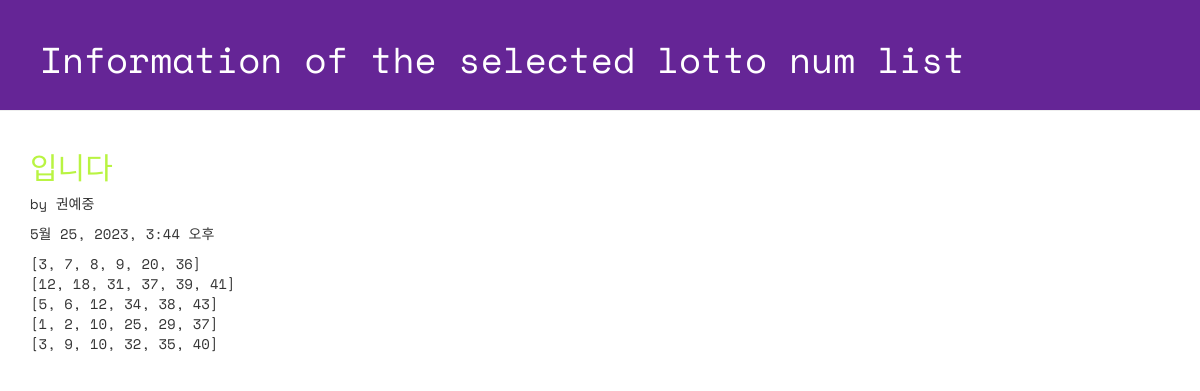
The app's page /lotto/3/detail/ with its own data.
### lotto/models.py (models this page shows, shortened)
class GuessNumbers(models.Model):
    name = models.CharField(max_length=24) # 로또 번호 리스트의 이름
    text = models.CharField(max_length=255) # 로또 번호 리스트에 대한 설명
    lottos = models.CharField(max_length=255, default='[1, 2, 3, 4, 5, 6]') # 로또 번호들이 담길 str
    num_lotto = models.IntegerField(default=5) # 6개 번호 set의 갯수
    update_date = models.DateTimeField()

### lotto/views.py (the view)
# urls.py: path('lotto/<int:lottokey>/detail/', views.detail, name='detail'),
def detail(request, lottokey):
    lotto = GuessNumbers.objects.get(id=lottokey)
    return render(request,'lotto/detail.html',{'lotto':lotto})

### lotto/templates/lotto/detail.html (shortened to what this page needs)
<!DOCTYPE html>
{% load static %}
<html lang="ko">
<head>
  <link rel="stylesheet" href="//maxcdn.bootstrapcdn.com/bootstrap/3.2.0/css/bootstrap.min.css">
  <link rel="stylesheet" href="//maxcdn.bootstrapcdn.com/bootstrap/3.2.0/css/bootstrap-theme.min.css">
  <link rel="stylesheet" href="{% static 'css/lotto.css'%}">
</head>
<body>
  <div class="page-header">
    <h1>Information of the selected lotto num list</h1>
  </div>
  <div class="container lotto">
    <h2>{{ lotto.text }}</h2>
    <p> by {{ lotto.name }}</p>
    <p> {{ lotto.update_date }}</p>
    <p> {{ lotto.lottos | linebreaksbr }}</p>
  </div>
</body>
</html>

### lotto/static/css/lotto.css (style rules this page uses)
.page-header { background-color: #652596; margin-top: 0; padding: 20px 20px 20px 40px; font-family: 'Space Mono', monospace; }
.page-header h1 { color: #FFFFFF; }
.container { font-family: 'Space Mono', monospace; }
.container h2 { color: #b9f442; }

### records on screen
GuessNumbers: text "입니다", name "권예중", update_date "5월 25, 2023, 3:44 오후", lottos "[3, 7, 8, 9, 20, 36] [12, 18, 31, 37, 39, 41] [5, 6, 12, 34, 38, 43] [1, 2, 10, 25, 29, 37] [3, 9, 10, 32, 35, 40]"
